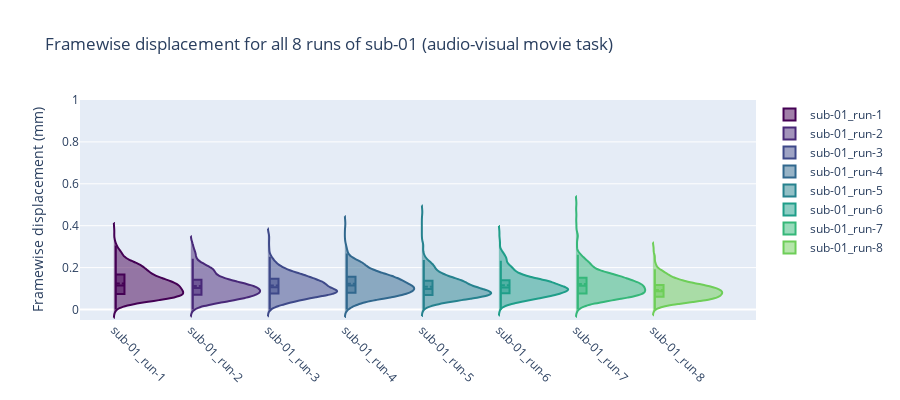

Notebook source saved alongside this figure:
### Code cell
sub_nr = 1
sub = f"sub-{sub_nr:02d}"

data = []
layout = go.Layout(
    title = 'Framewise displacement for all 8 runs of ' + sub + ' (audio-visual movie task)',
    xaxis = dict(tickangle=45),
    yaxis = dict(title='Framewise displacement (mm)', range=[-0.05, 1]),
    height=400,
)
fig2 = go.Figure(layout=layout)
i = 0
for colname, color in zip(column_names[8*(sub_nr-1):8*sub_nr], colors):
    data.append(df_subsruns[colname].dropna().to_numpy())
    fig2.add_trace(go.Violin(y=data[i], line_color=sequential.Viridis[i], name=colname, orientation='v', side='positive', width=1.8, points=False, box_visible=True, meanline_visible=True))
    i += 1
fig2.update_layout(xaxis_showgrid=False, xaxis_zeroline=False)
fig2

### Figure 1 — Plotly figure (JSON) as saved in the notebook; plotly's stock layout.template omitted (floating-point values rounded to 4 significant figures; data arrays with more than 128 entries replaced by an {"elided": "..."} marker saying what was removed)
{"data": [{"box": {"visible": true}, "line": {"color": "#440154"}, "meanline": {"visible": true}, "name": "sub-01_run-1", "orientation": "v", "points": false, "side": "positive", "type": "violin", "width": 1.8, "y": {"elided": "450 float values"}}, {"box": {"visible": true}, "line": {"color": "#482878"}, "meanline": {"visible": true}, "name": "sub-01_run-2", "orientation": "v", "points": false, "side": "positive", "type": "violin", "width": 1.8, "y": {"elided": "440 float values"}}, {"box": {"visible": true}, "line": {"color": "#3e4989"}, "meanline": {"visible": true}, "name": "sub-01_run-3", "orientation": "v", "points": false, "side": "positive", "type": "violin", "width": 1.8, "y": {"elided": "437 float values"}}, {"box": {"visible": true}, "line": {"color": "#31688e"}, "meanline": {"visible": true}, "name": "sub-01_run-4", "orientation": "v", "points": false, "side": "positive", "type": "violin", "width": 1.8, "y": {"elided": "450 float values"}}, {"box": {"visible": true}, "line": {"color": "#26828e"}, "meanline": {"visible": true}, "name": "sub-01_run-5", "orientation": "v", "points": false, "side": "positive", "type": "violin", "width": 1.8, "y": {"elided": "450 float values"}}, {"box": {"visible": true}, "line": {"color": "#1f9e89"}, "meanline": {"visible": true}, "name": "sub-01_run-6", "orientation": "v", "points": false, "side": "positive", "type": "violin", "width": 1.8, "y": {"elided": "438 float values"}}, {"box": {"visible": true}, "line": {"color": "#35b779"}, "meanline": {"visible": true}, "name": "sub-01_run-7", "orientation": "v", "points": false, "side": "positive", "type": "violin", "width": 1.8, "y": {"elided": "450 float values"}}, {"box": {"visible": true}, "line": {"color": "#6ece58"}, "meanline": {"visible": true}, "name": "sub-01_run-8", "orientation": "v", "points": false, "side": "positive", "type": "violin", "width": 1.8, "y": {"elided": "337 float values"}}], "layout": {"height": 400, "title": {"text": "Framewise displacement for all 8 runs of sub-01 (audio-visual movie task)"}, "xaxis": {"showgrid": false, "tickangle": 45, "zeroline": false}, "yaxis": {"range": [-0.05, 1], "title": {"text": "Framewise displacement (mm)"}}}}
